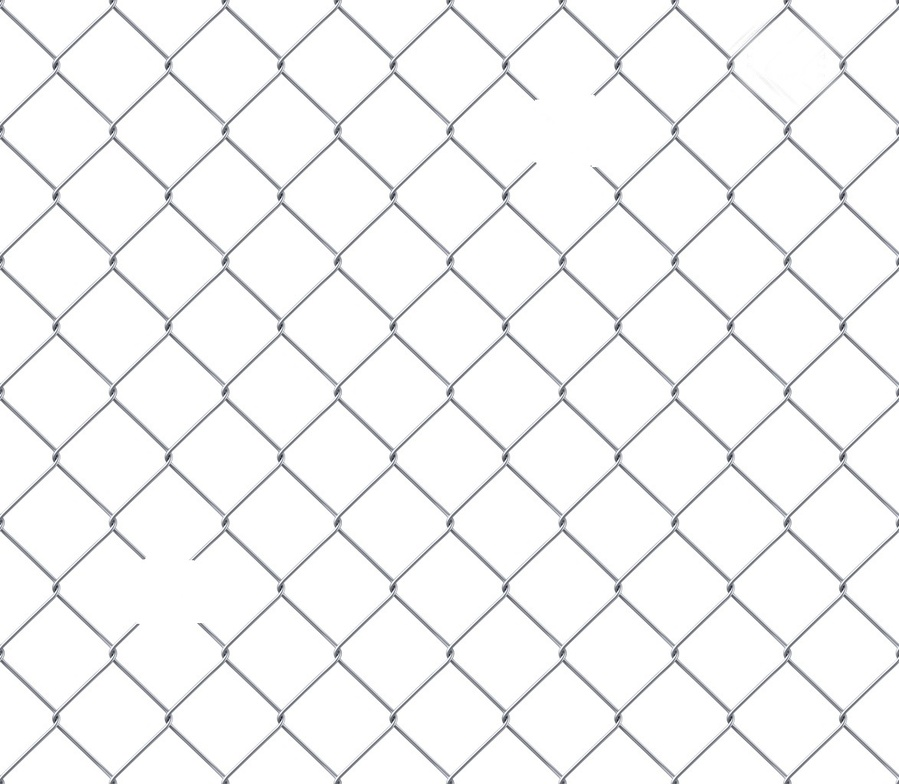
#> input picture week_6/fence.jpg, 899 x 784 px, shrunk from 1173 x 1023 before the run
$ python demo4.py
#> lines starting #> are read from the running program, lines starting #| are printed output that depends on the picture
import argparse
import matplotlib.pyplot as plt
import cv2

def main():
    parser = argparse.ArgumentParser(description="")
    parser.add_argument("--url", type=str, default="fence.jpg", help="Path to input image")
    args = parser.parse_args()

    url = args.url
    img = cv2.imread(url, cv2.IMREAD_GRAYSCALE)
#> img: shape (784, 899); min 18, max 255, mean 245.7

    # _, binary = cv2.threshold(img, 0, 255, cv2.THRESH_BINARY)
    T, otsu = cv2.threshold(img, 0, 255, cv2.THRESH_BINARY + cv2.THRESH_OTSU)
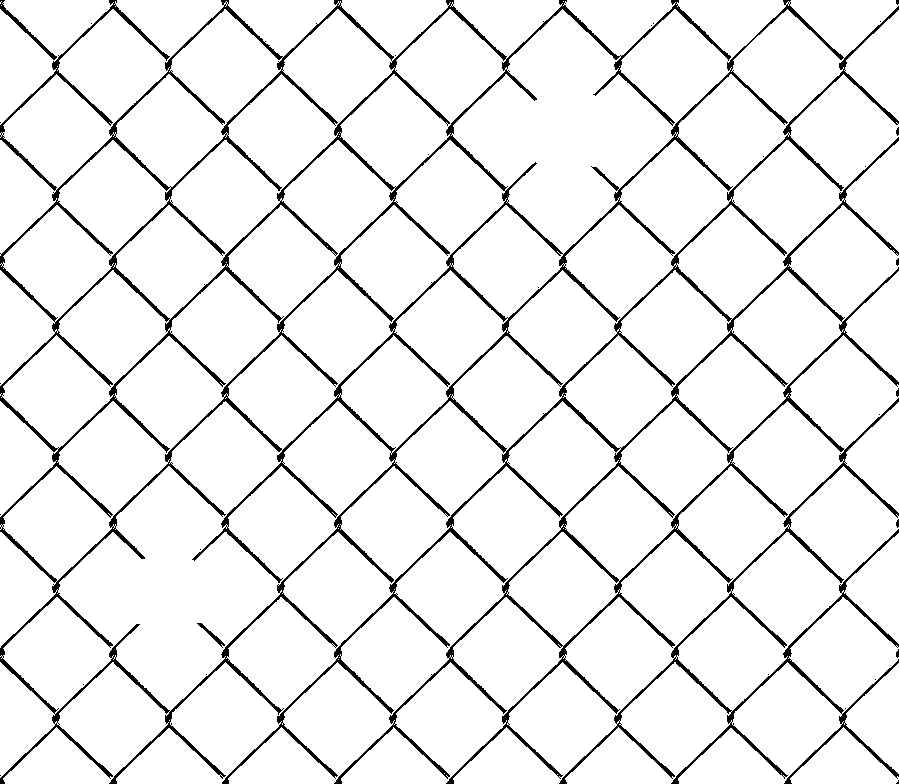
#> otsu: shape (784, 899); 93.1% white; black in thin lines or dots
#> T = 198

    kernal = cv2.getStructuringElement(cv2.MORPH_ELLIPSE, (107, 107))
    newImg = cv2.erode(otsu, kernal)
#> newImg: shape (784, 899); every value is 0

    plt.figure(figsize=(16, 4))

    plt.subplot(1,3,1)
    plt.imshow(img, cmap="gray")
    plt.title("Original")
    plt.axis("off")

    plt.subplot(1,3,2)
    plt.imshow(otsu, cmap="gray")
    plt.title(f"otsu, T = {T}")
    plt.axis("off")

    plt.subplot(1,3,3)
    plt.imshow(newImg, cmap="gray")
    plt.title("newImg")
    plt.axis("off")

    plt.tight_layout()
    plt.show()
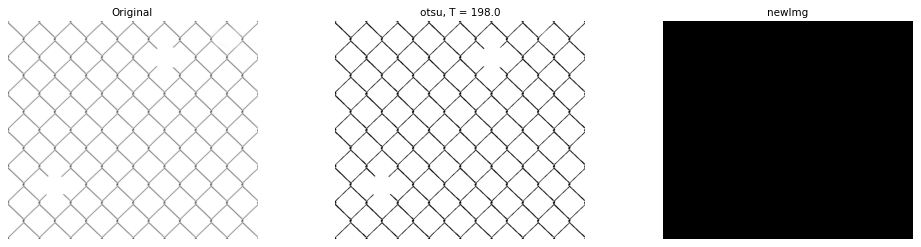
#> figure drawn by matplotlib, 3 panels

if __name__ == "__main__":
    main()
